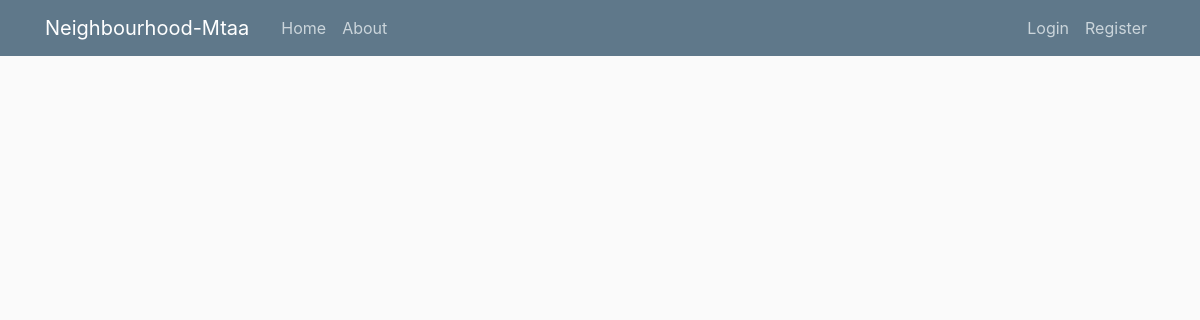
The app's page /, older data.
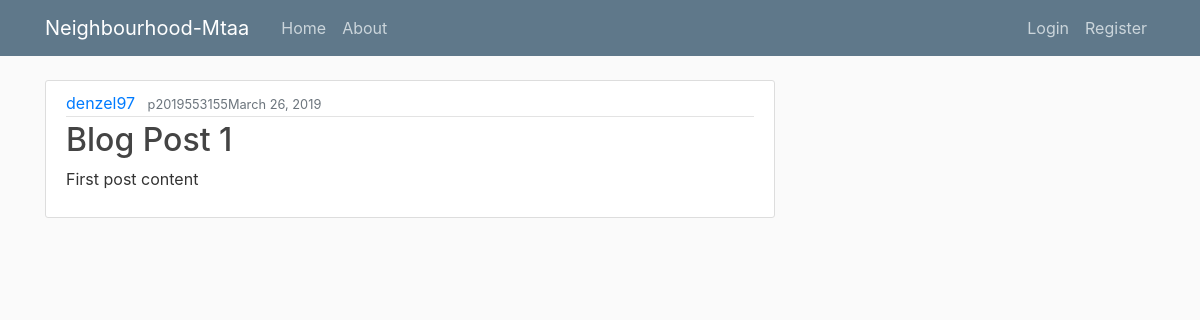
The same page, newer data.
### mtaa/models.py (models this page shows, shortened)
class Post(models.Model):
    title = models.CharField(max_length=100)
    content = models.TextField()
    date_posted = models.DateTimeField(default=timezone.now)
    author = models.ForeignKey(User, on_delete=models.CASCADE)

### mtaa/views.py (the view)
# urls.py: path('', views.home, name='mtaa-home'),
def home(request):
    context = {
        'posts': Post.objects.all()
    }
    return render(request, 'mtaa/home.html', context)

### mtaa/templates/mtaa/home.html
{% extends "mtaa/base.html" %}
{% block content %}
{% for post in posts %}
<article class="media content-section">
    <div class="media-body">
        <div class="article-metadata">
            <a class="mr-2" href="#">{{ post.author }}</a>
            <small class="text-muted">{{ post.date_posted|date:"postsF d, Y" }}</small>
        </div>
        <h2><a class="article-title" href="#">{{ post.title }}</a></h2>
        <p class="article-content">{{ post.content }}</p>
    </div>
</article>
{% endfor %}
{% endblock content %}

### mtaa/templates/mtaa/base.html (shortened to what this page needs)
{% load static %}
<!DOCTYPE html>
<html lang="en">
<head>
    <link rel="stylesheet" href="https://stackpath.bootstrapcdn.com/bootstrap/4.3.1/css/bootstrap.min.css"
>
    <link rel="stylesheet" href="{% static 'mtaa/main.css' %}">
</head>
<body>
    <header class="site-header">
        <nav class="navbar navbar-expand-md navbar-dark bg-steel fixed-top">
            <div class="container">
                <a class="navbar-brand mr-4" href="/">Neighbourhood-Mtaa</a>
                <div class="collapse navbar-collapse" id="navbarToggle">
                    <div class="navbar-nav mr-auto">
                        <a class="nav-item nav-link" href="{% url 'mtaa-home' %}">Home</a>
                        <a class="nav-item nav-link" href="{% url 'mtaa-about' %}">About</a>
                    </div>
                    <div class="navbar-nav">
                        {% if user.is_authenticated %}
                        <a class="nav-item nav-link" href="{% url 'profile' %}">Profile</a>
                        <a class="nav-item nav-link" href="{% url 'logout' %}">Logout</a>
                        {% else %}
                        <a class="nav-item nav-link" href="{% url 'login' %}">Login</a>
                        <a class="nav-item nav-link" href="{% url 'register' %}">Register</a>
                        {% endif %}
                    </div>
                </div>
            </div>
        </nav>
    </header>
    <main role="main" class="container">
        <div class="row">
            <div class="col-md-8">
                {% block content %}{% endblock %}
            </div>
        </div>
    </main>
</body>
</html>

### mtaa/static/mtaa/main.css (style rules this page uses)
body { background: #fafafa; color: #333333; margin-top: 5rem; }
h1, h2, h3, h4, h5, h6 { color: #444444; }
.bg-steel { background-color: #5f788a; }
.site-header .navbar-nav .nav-link { color: #cbd5db; }
.content-section { background: #ffffff; padding: 10px 20px; border: 1px solid #dddddd; border-radius: 3px; margin-bottom: 20px; }
.article-title { color: #444444 }
.article-content { white-space: pre-line; }
.article-metadata { padding-bottom: 1px; margin-bottom: 4px; border-bottom: 1px solid #e3e3e3; }

Row changes from the older to the newer data that the page shows:
added Post: author "denzel97", date_posted "p2019553155March 26, 2019", title "Blog Post 1", content "First post content"
